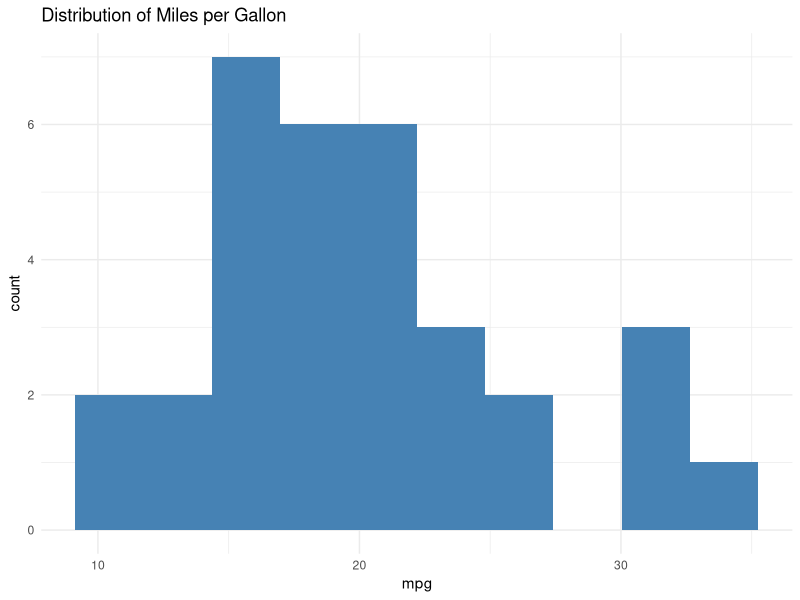
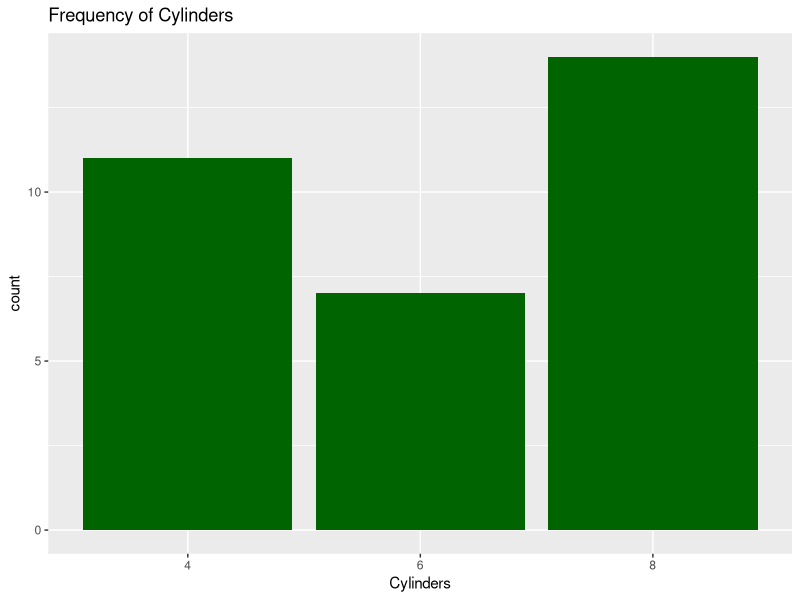
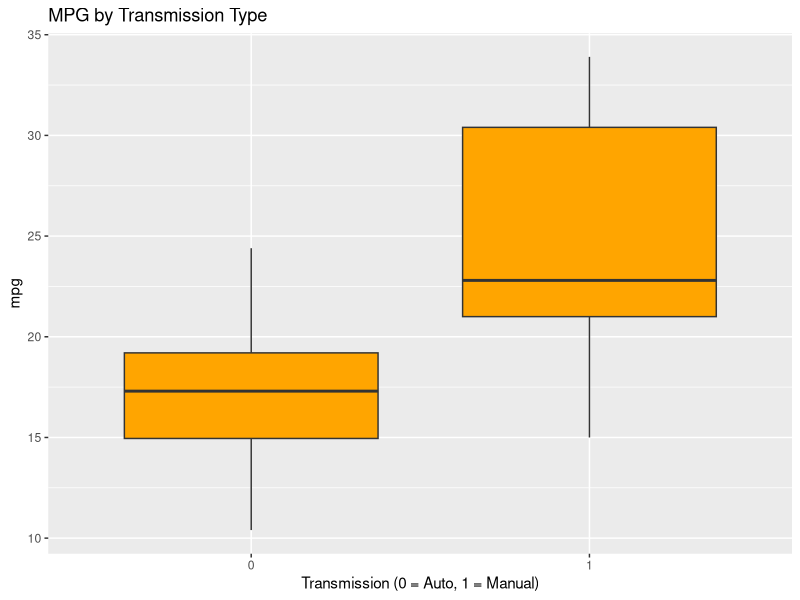
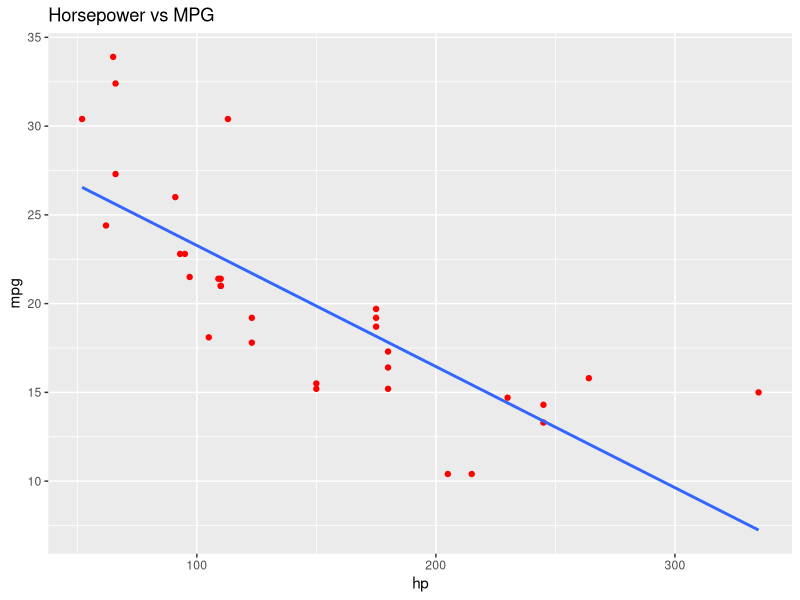
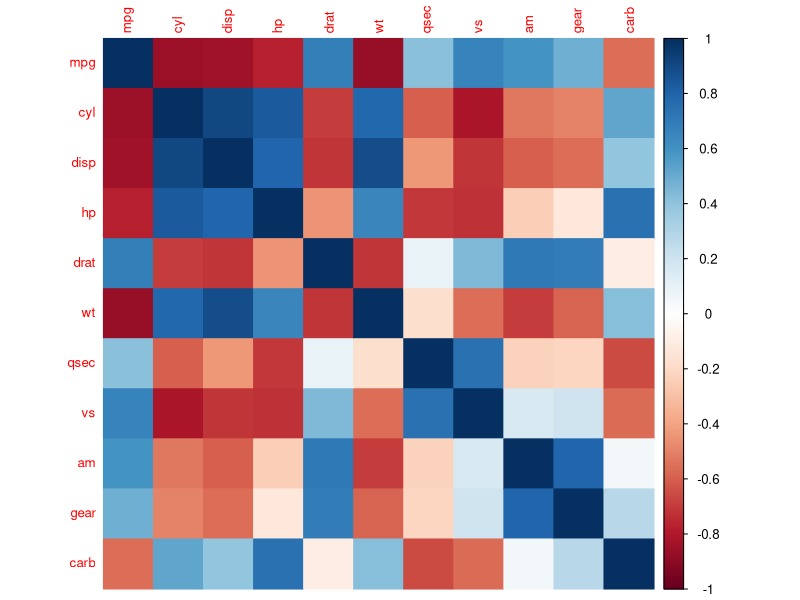
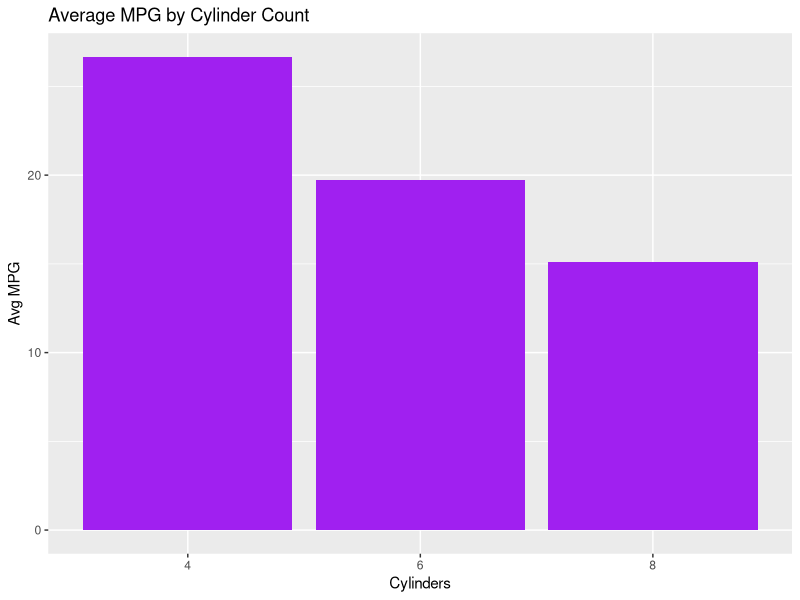

Generate these figures, in order, with R:
# Load necessary libraries
library(ggplot2)
library(dplyr)
library(tidyr)
library(corrplot)
library(GGally)

summary(mtcars)
str(mtcars)

ggplot(mtcars, aes(x=mpg)) + 
  geom_histogram(fill="steelblue", bins=10) +
  theme_minimal() + 
  labs(title="Distribution of Miles per Gallon")

ggplot(mtcars, aes(x=factor(cyl))) + 
  geom_bar(fill="darkgreen") +
  labs(title="Frequency of Cylinders", x="Cylinders")

ggplot(mtcars, aes(x=factor(am), y=mpg)) + 
  geom_boxplot(fill="orange") +
  labs(title="MPG by Transmission Type", x="Transmission (0 = Auto, 1 = Manual)")

ggplot(mtcars, aes(x=hp, y=mpg)) +
  geom_point(color="red") +
  geom_smooth(method="lm", se=FALSE) +
  labs(title="Horsepower vs MPG")

corrplot(cor(mtcars), method="color", tl.cex=0.8)

mtcars %>%
  group_by(cyl) %>%
  summarise(AvgMPG = mean(mpg)) %>%
  ggplot(aes(x=factor(cyl), y=AvgMPG)) +
  geom_col(fill="purple") +
  labs(title="Average MPG by Cylinder Count", x="Cylinders", y="Avg MPG")


